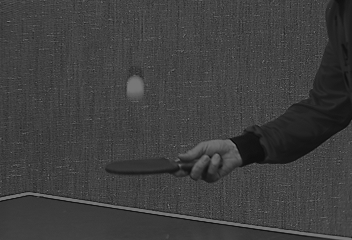
#> input picture Nao_meu/miguel_tavora/2º trabalho/bola_1.tiff, 352 x 240 px, found by its file name
$ python Cod_2.py
#> lines starting #> are read from the running program, lines starting #| are printed output that depends on the picture; long printed decimals are rounded
#> further down, Iframe is the input picture: shape (240, 352, 3); min 6, max 126, mean 62.6
### Nao_meu/carina_tp4/Calculos.py
import numpy as np
import cv2
import os

#recebe strings dos nomes
def SNR(original, descomprimida):
#> called with original = 'bola_1.tiff', descomprimida = 'bola_1x.jpeg'
    imagem_original = cv2.imread(original)
    imagem_descomprimida = cv2.imread(descomprimida)
#> imagem_descomprimida: shape (240, 352, 3); min 1, max 133, mean 62.6
    parte1 = (np.sum(np.sum((imagem_descomprimida ** 2.0)) * 1.0))
#> parte1 = 1.05e+09
    parte2 = (np.sum(np.sum(((imagem_descomprimida - imagem_original) ** 2) * 1.0 )))
#> parte2 = 4691562
    resultado = 0
    if(parte2 != 0):
        divisao = np.divide(parte1, parte2)
#> divisao = 223.8
        resultado = 10 * np.log10(divisao)
#> resultado = 23.5
    return abs(resultado)


#recebe strings dos nomes
def taxaCompressao(imagem_original, imagem_descomprimida): #bytes
    #tamanho_original = os.stat(imagem_original).st_size
    tamanho_original = (os.path.getsize(imagem_original))*1.0
    tamanho_novo = (os.path.getsize(imagem_descomprimida))*1.0
    return np.divide(tamanho_original, tamanho_novo)*1.0

#recebe string do nome do ficheiro original
def entropia(filename):
#> called with filename = 'bola_1.tiff'
    file = open(filename, "r", encoding='ISO-8859-1')
    simbolos = list(file.read())
    unique, counts = np.unique(simbolos, return_counts=True)
    probs = counts/len(simbolos) #array probabilidade

    resultado = 0
    for i in range(len(probs)):
        resultado = resultado + (probs[i]*np.log2(probs[i])*1.0)

    return (-1.0)*resultado

#fazer soma de todos os pixeis ao quadrado e depois normalizar,
#ou seja(dividir pela quantidade total de pixeis)
#recebe string do nome do ficheiro original
def energia_media_pixel(filename):
#> called with filename = 'bola_1.tiff'
    image = cv2.imread(filename)
    width = np.shape(image)[1]
#> width = 352
    height = np.shape(image)[0]
#> height = 240
    r, g, b = cv2.split(image)
    sR = [[int(elem) * int(elem) for elem in inner] for inner in r]
#> sR = 240 items
    sG = [[int(elem) * int(elem) for elem in inner] for inner in g]
#> sG = 240 items
    sB = [[int(elem) * int(elem) for elem in inner] for inner in b]
#> sB = 240 items
    energy = (np.sum(sR) + np.sum(sG) + np.sum(sB))*1.0 / (width * height)
#> energy = 12439.7
    return energy*1.0

### Nao_meu/carina_tp4/Cod_2.py
import cv2
from Calculos import taxaCompressao, SNR, entropia, energia_media_pixel
from time import time
import matplotlib.pyplot as plt
import numpy as np


original_images = ["bola_1.tiff","bola_2.tiff","bola_3.tiff","bola_4.tiff","bola_5.tiff",
               "bola_6.tiff","bola_7.tiff","bola_8.tiff","bola_9.tiff","bola_10.tiff",
               "bola_11.tiff"]
coded_images = ["bola_1x.jpeg","bola_2xx.jpeg","bola_3xx.jpeg","bola_4xx.jpeg","bola_5xx.jpeg",
               "bola_6xx.jpeg","bola_7xx.jpeg","bola_8xx.jpeg","bola_9xx.jpeg","bola_10xx.jpeg",
               "bola_11xx.jpeg"]


if "__main__":
    Iframe = cv2.imread(original_images[0])
    cv2.imwrite(coded_images[0], Iframe, (cv2.IMWRITE_JPEG_QUALITY, 80))
    array_taxas = []
    array_taxas.append(taxaCompressao(original_images[0], coded_images[0]))
    array_snr = []
    array_snr.append(SNR(original_images[0], coded_images[0]))
    array_entro = []
    array_entro.append(entropia(original_images[0]))
    array_energias = []
    array_energias.append(energia_media_pixel(original_images[0]))
    t0 = time()

    for i in range(1, len(original_images)):
        imagem_lida = cv2.imread(original_images[i])
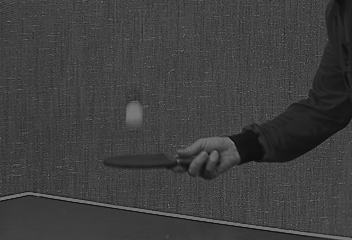
#> input picture Nao_meu/miguel_tavora/2º trabalho/bola_2.tiff, 352 x 240 px, found by its file name
#> imagem_lida is the input picture: shape (240, 352, 3); min 7, max 126, mean 62.7
        imagem_lida = imagem_lida.astype(float)
        subtracao = (imagem_lida - Iframe)
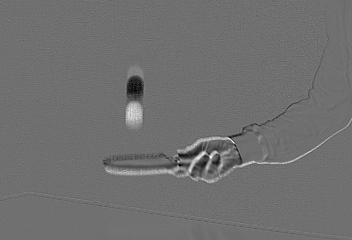
#> subtracao: shape (240, 352, 3) float64; min -69, max 88, mean 0.1; drawn with min black and max white
        cv2.imwrite("imgEx2/"+coded_images[i],subtracao,(cv2.IMWRITE_JPEG_QUALITY,80))
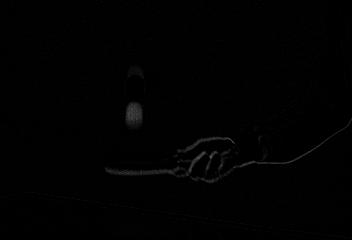
#> saved as bola_2xx.jpeg: shape (240, 352, 3); min 0, max 88, mean 1.5

        # --------------------------- calculos e prints ---------------------------
        taxa = taxaCompressao(original_images[i], "imgEx2/"+coded_images[i])
        array_taxas.append(taxa)
        snr = SNR(original_images[i], "imgEx2/"+coded_images[i])
#> snr = 5.86
        array_snr.append(snr)
        entro = entropia(original_images[i])
        array_entro.append(entro)
        energia = energia_media_pixel(original_images[i])
#> energia = 12457.3
        array_energias.append(energia)

        print("\n -------------- FRAME ", i+1, " ---------------" )
        print("Taxa compressao: ", taxa)
        print("SNR da imagem: ", snr)
#| SNR da imagem:  5.856
        print("Entropia: ", entro)
        print("Energia média p/ pixel: ", energia)
#| Energia média p/ pixel:  12457.284
#> pass 2 of the loop `for i in range(1, len(original_images)):`:
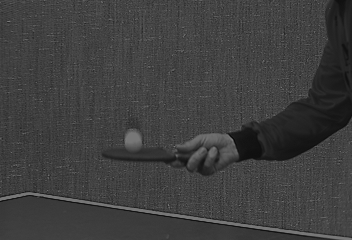
#> input picture Nao_meu/miguel_tavora/2º trabalho/bola_3.tiff, 352 x 240 px, found by its file name
#> imagem_lida is the input picture: shape (240, 352, 3); min 8, max 124, mean 62.7
#> `subtracao = (imagem_lida - Iframe)`:
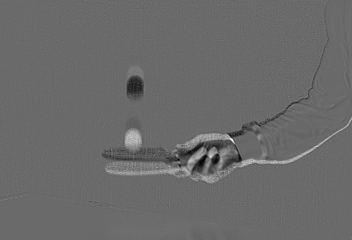
#> subtracao: shape (240, 352, 3) float64; min -82, max 114, mean 0; drawn with min black and max white
#> `cv2.imwrite("imgEx2/"+coded_images[i],subtracao,(cv2.IMWRITE_JPEG_QUAL..`:
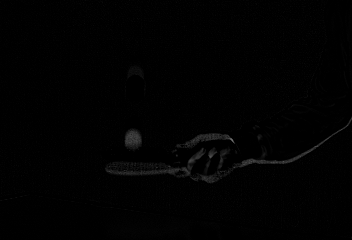
#> saved as bola_3xx.jpeg: shape (240, 352, 3); min 0, max 114, mean 1.7
#> snr = 4.55
#> energia = 12449.8
#| SNR da imagem:  4.552
#| Energia média p/ pixel:  12449.805
#> pass 3 of the loop `for i in range(1, len(original_images)):`:
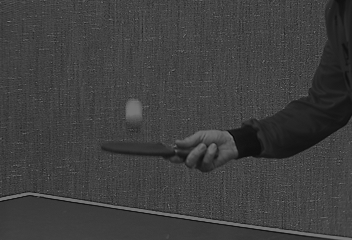
#> input picture Nao_meu/miguel_tavora/2º trabalho/bola_4.tiff, 352 x 240 px, found by its file name
#> imagem_lida is the input picture: shape (240, 352, 3); min 4, max 125, mean 62.7
#> `subtracao = (imagem_lida - Iframe)`:
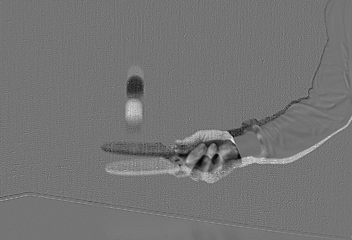
#> subtracao: shape (240, 352, 3) float64; min -87, max 103, mean 0.1; drawn with min black and max white
#> `cv2.imwrite("imgEx2/"+coded_images[i],subtracao,(cv2.IMWRITE_JPEG_QUAL..`:
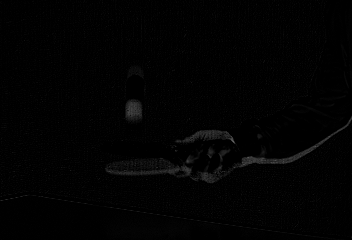
#> saved as bola_4xx.jpeg: shape (240, 352, 3); min 0, max 103, mean 2.3
#> snr = 3.77
#> energia = 12455.5
#| SNR da imagem:  3.773
#| Energia média p/ pixel:  12455.518
#> (the run stopped early here; a loop or call above may not have finished)
